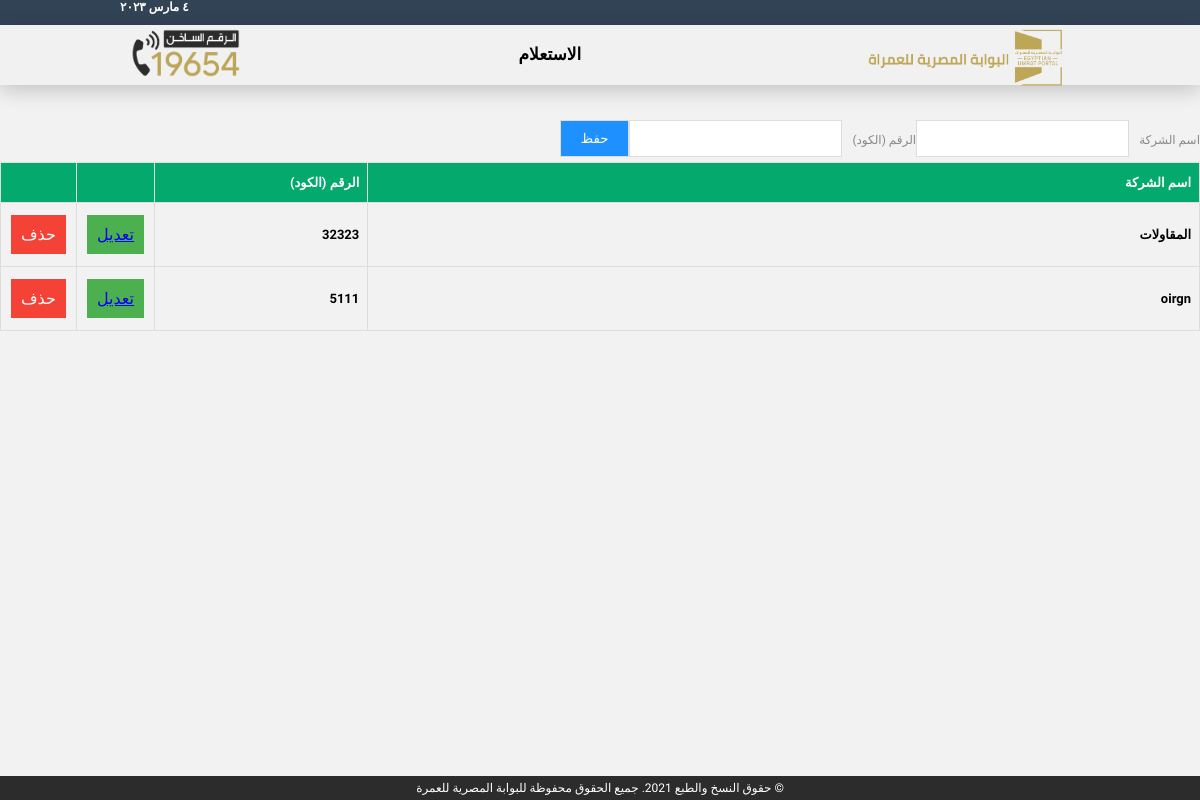
Page /company/ on the earlier database version.
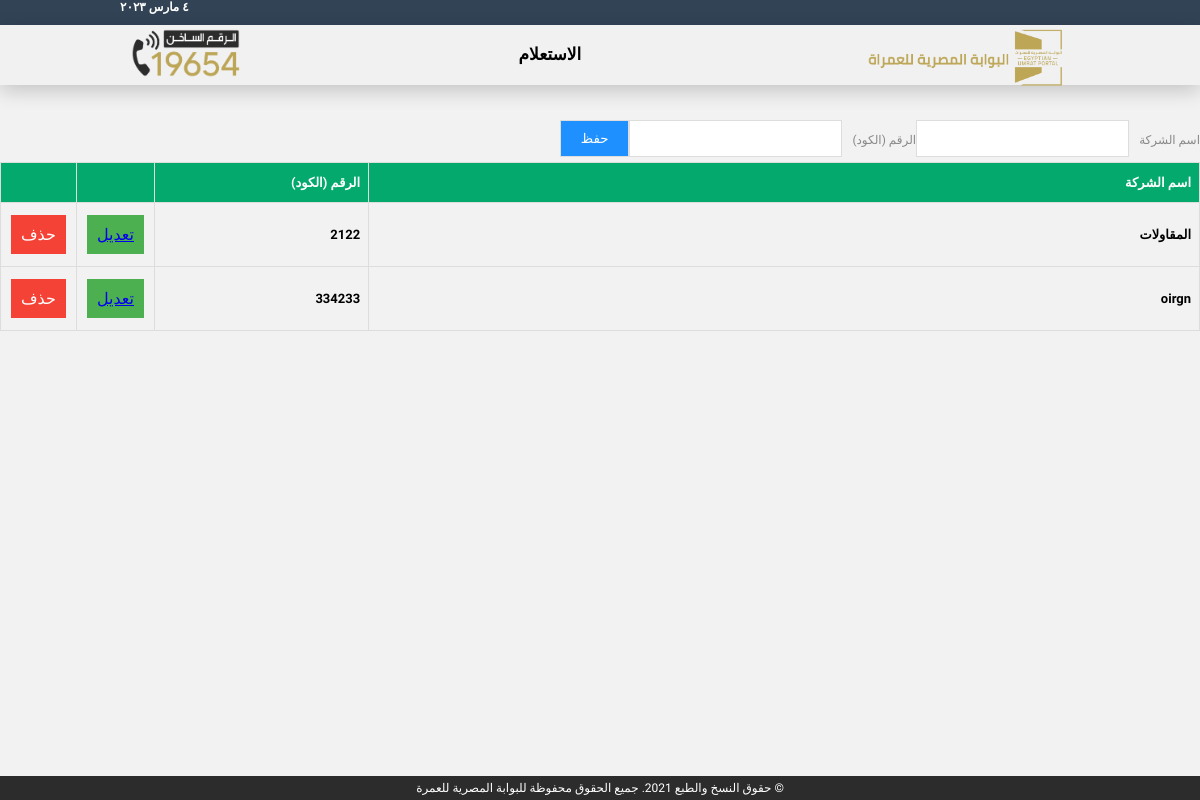
Same page on the later database version.
### mysite/models.py (models this page shows, shortened)
class Company(models.Model):
    name = models.CharField(max_length=50)
    number = models.CharField(max_length=50, unique=True)
    created = models.DateTimeField(default=timezone.now)

### mysite/views.py (the view)
# urls.py: path('company/', views.companyList, name='company_list'),
def companyList(request):
    if request.method == 'POST':
        form = CompanyForm(request.POST)
        if form.is_valid():
            form.save()
            return redirect('mysite:company_list')
    companies = Company.objects.all()
    form = CompanyForm()
    return render(request, 'mysite/company/company_list.html', {'form': form, 'companies': companies, 'section': 'company'})

### mysite/forms.py
class CompanyForm(forms.ModelForm):
    class Meta:
        model = Company
        fields = ('name', 'number')
        widgets = {
            'number': forms.NumberInput(attrs={'type':'number'})
        }

### mysite/templates/mysite/company/company_list.html (shortened to what this page needs)
{% extends 'base.html' %}
{% block content %}
<form class="form-inline" method="post">
    {{form.name}}
    {{form.number}}
    <button type="submit">حفظ</button>
</form>
<table id="passengers">
    <tr>
        <th>اسم الشركة</th>
        <th>الرقم (الكود)</th>
        <th></th>
        <th></th>
    </tr>
    {% for company in companies %}
    <tr>
        <td>{{company.name}}</td>
        <td>{{company.number}}</td>
        <td><button class="button save" ><a href="{% url 'mysite:company_edit' company.number %}">تعديل</a></button></td>
        <form method="POST" action="{% url 'mysite:companyDelete' company.number %}">
            <td><button type="submit" class="button delete" onclick="return confirmDelete('{{ company.name }}');">حذف</button>
            </td>
        </form>
    </tr>
    {% endfor %}
</table>
{% endblock content %}

Differences in the rows shown:
changed Company "المقاولات": number "32323" → "2122"
changed Company "oirgn": number "5111" → "334233"
